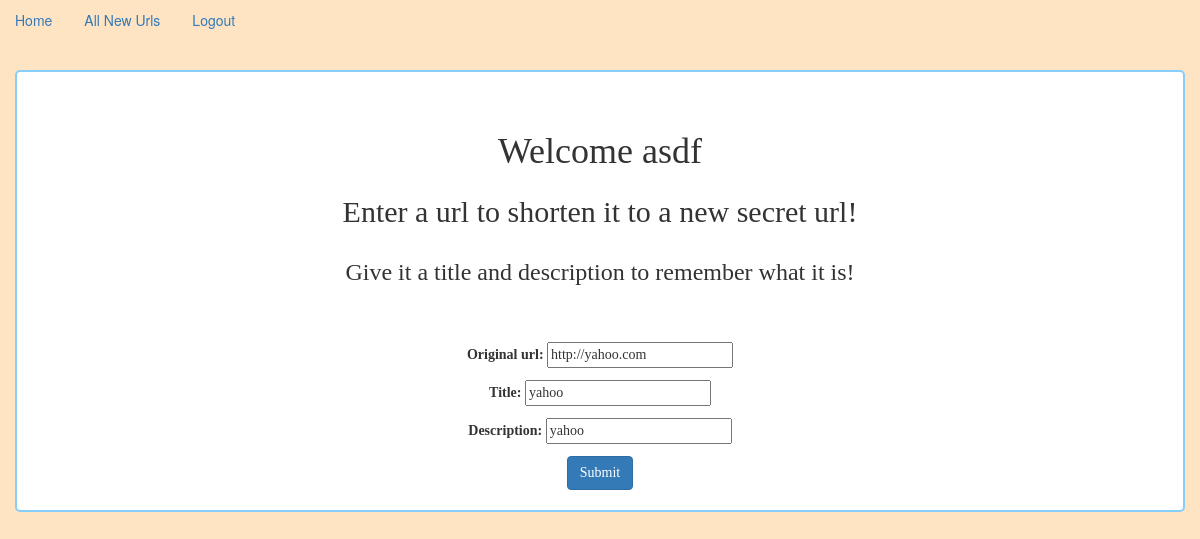
/update/74/ (signed in), run on the app's committed database.
### url_app/models.py (models this page shows, shortened)
class Bookmark(models.Model):
    original_url = models.URLField()
    title = models.CharField(max_length=30)
    description = models.CharField(max_length=100)
    shortened_url = models.CharField(max_length=100)
    timestamp = models.DateTimeField(auto_now_add=True)
    user = models.ForeignKey(User)
    class Meta:
        ordering = ['-timestamp']

### url_app/views.py (the view, shortened to what this page needs)
# urls.py: url(r'^update/(?P<pk>\d+)/$', BookmarkUpdateView.as_view(), name="update_view"),
class BookmarkUpdateView(UpdateView):
    model = Bookmark
    fields = ('original_url', 'title', 'description')

### templates/url_app/bookmark_form.html (shortened to what this page needs)
{% extends 'base.html' %}
{% block content %}
{% if request.user.is_authenticated %}
<h1>Welcome {{ request.user }}</h1>
<h2>Enter a url to shorten it to a new secret url!</h2>
<h3>Give it a title and description to remember what it is!</h3>
<br><br>
<form action="" method="post">
    {{ form.as_p }}
<button type="submit" class="btn btn-primary">Submit</button>
</form>
{% else %}
    <br><br>
    <h1><a href="{% url 'login' %}">Login To Start The Fun!</a></h1>
{% endif %}
{% endblock %}

### url_app/static/style.css (style rules this page uses)
.colors { background-color: bisque; }
.container h2,h3 { line-height: 40px; }

### data on the page
Bookmark: original_url "http://yahoo.com", title "yahoo", description "yahoo"

### other printed values
{{ request.user }} "asdf"
